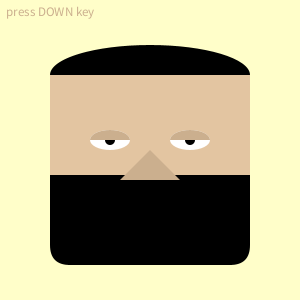
Frame 1 (no input)
Frame 60 (the mouse pressed at the canvas centre just before this capture): identical to frame 1, image omitted
Frame 120 (the mouse held since frame 60 and released just before this capture): identical to frame 1, image omitted

The Processing sketch that drew this single still picture (run headless with seeded random() and noise(); from frame 60 on, the mouse is pressed at the canvas centre):

// Processing sketch: processing_131013
// ── processing_131013.pde

boolean flipFlop = false;
String keyPrompt = "press DOWN key";
int eyeLidLoc;
int beardLoc;
int bgColor;

void setup(){
  size(300, 300);
  background(240,237,194);
  textSize(13);
}
 
void draw(){
  if (flipFlop == false){
    eyeLidLoc = -10;
    beardLoc = 70;
    bgColor = 254;
 
  }
  if (flipFlop == true){
    eyeLidLoc = -30;
    beardLoc = 270;
    bgColor = 105;
  }
  makeFace();
  smooth();
  text(keyPrompt,-145,-135);
}
 
void keyPressed(){
  if(key == CODED){
    if(keyCode == DOWN) {
      flipFlop =! flipFlop;}
  keyPrompt = ("");
    } else if(keyCode == UP){
      bgColor = 0; }
}

void makeFace(){
 
size(300,300);
background(255,bgColor,201);
translate(150,150);

//head
rectMode(CENTER);
noStroke();
fill(227,197,161);
rect(0,0,200,150);
ellipse(20,80,50,50);
ellipse(-20,80,50,50);
//mouth
fill(116,52,79);
ellipse(0,60,30,30);
//ears
fill(27,197,161);
ellipse(170,-30,25,10);


//eyes
fill(255);
ellipse(40,-10,40,20);
ellipse(-40,-10,40,20);

//pupils
fill(0);
ellipse(40,-10,10,10);
ellipse(-40,-10,10,10);

//eyelids
fill(203,175,142);
arc(40,eyeLidLoc,40,20,-PI,0);
arc(-40,eyeLidLoc,40,20,-PI,0);

//hair
fill(0);
arc(0,-75,200,60,-PI,0);

//beard
rect(0,beardLoc,200,90,0,0,20,20);

//nose
fill(203,175,142);
triangle(0,0,30,30,-30,30);
}
